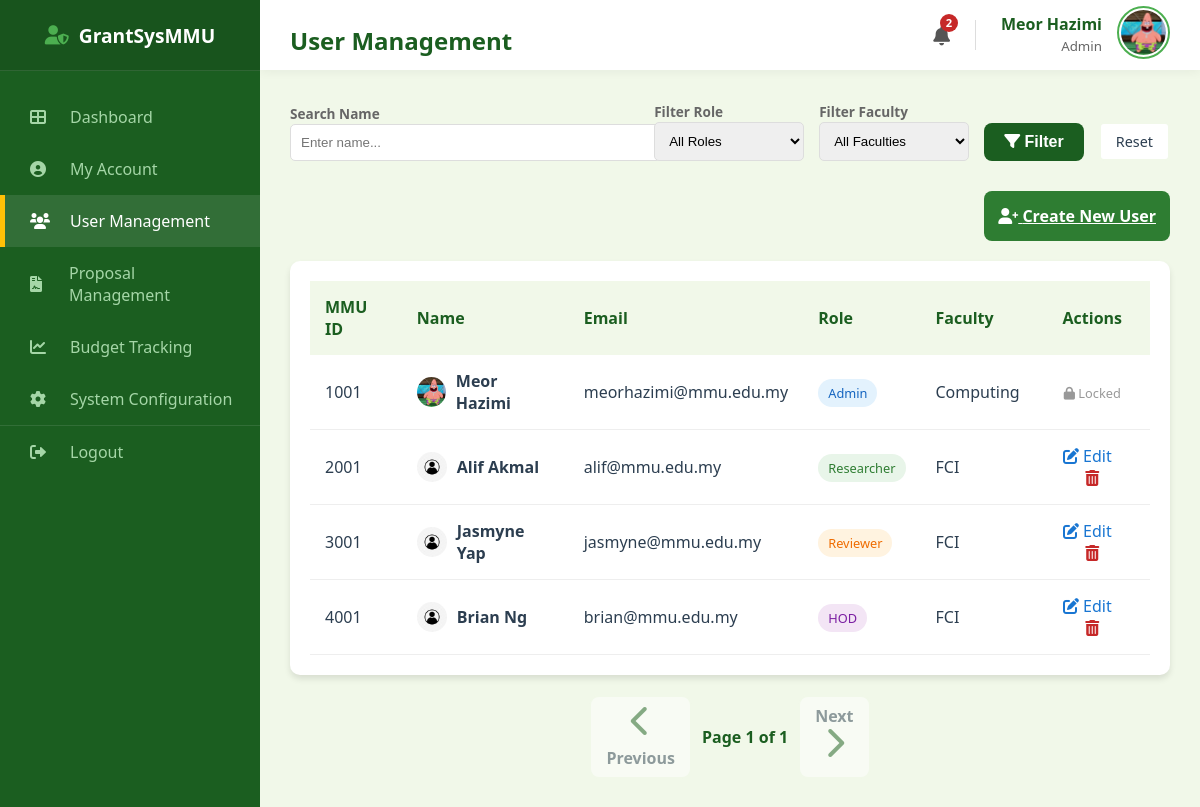
/admin/users (signed in), run on the app's committed database.
### models.py (models this page shows, shortened)
class User(db.Model):
    __tablename__ = 'user'
    mmu_id = db.Column(db.Integer, primary_key=True)
    name = db.Column(db.String(150), nullable=False)
    email = db.Column(db.String(100), unique=True, nullable=False)
    password = db.Column(db.String(100), nullable=False)
    faculty = db.Column(db.String(100), nullable=False)
    user_role = db.Column(db.String(25), nullable=False)
    profile_image = db.Column(db.String(20), nullable=False, default='default.jpg')
    phone_number = db.Column(db.String(20), nullable=True)
    admin_profile = db.relationship('Admin', backref='user_info', uselist=False, cascade="all, delete-orphan")
    researcher_profile = db.relationship('Researcher', backref='user_info', uselist=False, cascade="all, delete-orphan")
    reviewer_profile = db.relationship('Reviewer', backref='user_info', uselist=False, cascade="all, delete-orphan")
    hod_profile = db.relationship('HOD', backref='user_info', uselist=False, cascade="all, delete-orphan")

### main.py (the view)
@app.route("/admin/users")
def admin_user_management():
    if session.get("role") != "Admin":
        return redirect(url_for("admin_login"))
    search_query = request.args.get("search", "")
    filter_role = request.args.get("role", "")
    filter_faculty = request.args.get("faculty", "")
    page = request.args.get("page", 1, type=int)
    per_page = 8
    query = User.query
    if search_query:
        query = query.filter(User.name.ilike(f"%{search_query}%"))
    if filter_role:
        query = query.filter_by(user_role=filter_role)
    if filter_faculty:
        query = query.filter_by(faculty=filter_faculty)
    pagination = query.paginate(page=page, per_page=per_page, error_out=False)
    return render_template(
        "admin_user_management.html",
        users=pagination.items,
        pagination=pagination,
        user=User.query.get(session["user_id"]),
        faculties=Faculty.query.all(),  # Pass dynamic faculty list
    )

### main.py (called while the page is built)
@app.context_processor
def inject_notifications():
    if "user_id" in session:
        unread = Notification.query.filter_by(
            recipient_id=session["user_id"], is_read=False
        ).count()
        return dict(unread_notifications=unread)
    return dict(unread_notifications=0)

### templates/admin_user_management.html (shortened to what this page needs)
<!DOCTYPE html>
<html lang="en">
<head>
    <link rel="stylesheet" type="text/css" href="{{ url_for('static', filename='style.css') }}">
    <link rel="stylesheet" href="https://cdnjs.cloudflare.com/ajax/libs/font-awesome/6.0.0/css/all.min.css">
</head>
<body>
    <div class="dashboard-container">
        <div class="sidebar">
            <div class="sidebar-header">
                <i class="fas fa-user-shield" style="margin-right: 10px; color: var(--secondary-color);"></i> GrantSysMMU
            </div>
            <ul class="sidebar-menu">
                <li><a href="{{ url_for('admin_dashboard') }}"><i class="fas fa-th-large"></i> Dashboard</a></li>
                <li><a href="{{ url_for('admin_profile') }}"><i class="fas fa-user-circle"></i> My Account</a></li>
                <li class="active"><a href="{{ url_for('admin_user_management') }}"><i class="fas fa-users"></i> User
                        Management</a></li>
                <li><a href="{{ url_for('admin_proposal_management') }}"><i class="fas fa-file-contract"></i> Proposal
                        Management</a></li>
                <li><a href="#"><i class="fas fa-chart-line"></i> Budget Tracking</a></li>
                <li><a href="{{ url_for('admin_system_data') }}"><i class="fas fa-cog"></i> System Configuration</a>
                </li>
                <li style="margin-top: auto; border-top: 1px solid rgba(255,255,255,0.1);">
                    <a href="{{ url_for('logout') }}"><i class="fas fa-sign-out-alt"></i> Logout</a>
                </li>
            </ul>
        </div>
        <div class="main-content">
            <div class="top-bar">
                <h2>User Management</h2>
                <div style="display: flex; align-items: center; gap: 25px;">
                    <a href="{{ url_for('view_notifications') }}"
                        style="position: relative; color: #555; font-size: 1.2rem; text-decoration: none;">
                        <i class="fas fa-bell"></i>
                        {% if unread_notifications > 0 %}
                        <span
                            style="position: absolute; top: -8px; right: -8px; background: #c62828; color: white; border-radius: 50%; width: 18px; height: 18px; font-size: 0.7rem; display: flex; align-items: center; justify-content: center; font-weight: bold;">
                            {{ unread_notifications }}
                        </span>
                        {% endif %}
                    </a>
                    <div style="display: flex; align-items: center; gap: 15px;">
                        <div style="text-align: right; line-height: 1.3;">
                            <span style="display: block; font-weight: bold; color: #1b5e20;">{{ user.name }}</span>
                            <small style="color: #666;">Admin</small>
                        </div>
                        <a href="{{ url_for('admin_profile') }}">
                            <img src="{{ url_for('static', filename='profile_pics/' + user.profile_image) }}"
                                alt="Profile"
                                style="width: 45px; height: 45px; border-radius: 50%; object-fit: cover; border: 2px solid #4caf50; padding: 2px;">
                        </a>
                    </div>
                </div>
            </div>
            <div class="content-wrapper">
                <div class="section-card" style="margin-bottom: 20px;">
                    <form method="GET" action="{{ url_for('admin_user_management') }}"
                        style="display: flex; gap: 15px; align-items: flex-end; flex-wrap: wrap;">
                        <div style="flex: 1; min-width: 200px;">
                            <label style="font-size: 0.85rem; color: #666; font-weight: bold;">Search Name</label>
                            <input type="text" name="search" placeholder="Enter name..."
                                value="{{ request.args.get('search', '') }}"
                                style="width: 100%; padding: 10px; border: 1px solid #ddd; border-radius: 5px;">
                        </div>
                        <div style="width: 150px;">
                            <label style="font-size: 0.85rem; color: #666; font-weight: bold;">Filter Role</label>
                            <select name="role"
                                style="width: 100%; padding: 10px; border: 1px solid #ddd; border-radius: 5px;">
                                <option value="">All Roles</option>
                            </select>
                        </div>
                        <div style="width: 150px;">
                            <label style="font-size: 0.85rem; color: #666; font-weight: bold;">Filter Faculty</label>
                            <select name="faculty"
                                style="width: 100%; padding: 10px; border: 1px solid #ddd; border-radius: 5px;">
                                <option value="">All Faculties</option>
                            </select>
                        </div>
                        <button type="submit" class="btn-primary" style="width: auto; margin: 0; padding: 10px 20px;"><i
                                class="fas fa-filter"></i> Filter</button>
                        <a href="{{ url_for('admin_user_management') }}" class="btn-outline"
                            style="width: auto; padding: 8px 15px; border-radius: 5px; font-weight: normal; font-size: 0.9rem;">Reset</a>
                    </form>
                </div>
                <div style="margin-bottom: 20px; text-align: right;">
                    <a href="{{ url_for('admin_create_user') }}" class="btn-primary"
                        style="display: inline-block; width: auto; background-color: #2e7d32;">
                        <i class="fas fa-user-plus"></i> Create New User
                    </a>
                </div>
                <div class="table-card">
                    <table style="width: 100%; border-collapse: collapse;">
                        <thead>
                            <tr style="background: #f1f8e9; color: #1b5e20; text-align: left;">
                                <th style="padding: 15px;">MMU ID</th>
                                <th style="padding: 15px;">Name</th>
                                <th style="padding: 15px;">Email</th>
                                <th style="padding: 15px;">Role</th>
                                <th style="padding: 15px;">Faculty</th>
                                <th style="padding: 15px; text-align: center;">Actions</th>
                            </tr>
                        </thead>
                        <tbody>
                            {% for u in users %}
                            <tr style="border-bottom: 1px solid #eee;">
                                <td style="padding: 15px;">{{ u.mmu_id }}</td>
                                <td style="padding: 15px; font-weight: bold;">
                                    <div style="display: flex; align-items: center; gap: 10px;">
                                        <img src="{{ url_for('static', filename='profile_pics/' + u.profile_image) }}"
                                            style="width: 30px; height: 30px; border-radius: 50%; object-fit: cover;">
                                        {{ u.name }}
                                    </div>
                                </td>
                                <td style="padding: 15px;">{{ u.email }}</td>
                                <td style="padding: 15px;">
                                    <span style="padding: 5px 10px; border-radius: 15px; font-size: 0.8rem;
                                    {% if u.user_role == 'Admin' %}background:#e3f2fd; color:#1565c0;
                                    {% elif u.user_role == 'Researcher' %}background:#e8f5e9; color:#2e7d32;
                                    {% elif u.user_role == 'Reviewer' %}background:#fff3e0; color:#ef6c00;
                                    {% else %}background:#f3e5f5; color:#7b1fa2;{% endif %}">
                                        {{ u.user_role }}
                                    </span>
                                </td>
                                <td style="padding: 15px;">{{ u.faculty }}</td>
                                <td style="padding: 15px; text-align: center;">
                                    {% if u.user_role != 'Admin' %}
                                    <a href="{{ url_for('admin_edit_user', user_id=u.mmu_id) }}"
                                        style="color: #1976d2; margin-right: 10px; text-decoration: none;">
                                        <i class="fas fa-edit"></i> Edit
                                    </a>
                                    <form action="{{ url_for('admin_delete_user', user_id=u.mmu_id) }}" method="POST"
                                        style="display: inline;"
                                        onsubmit="return confirm('Are you sure you want to delete this user? This cannot be undone.');">
                                        <button type="submit"
                                            style="background: none; border: none; color: #c62828; cursor: pointer; font-size: 1rem;">
                                            <i class="fas fa-trash-alt"></i>
                                        </button>
                                    </form>
                                    {% else %}
                                    <span style="color: #999; font-size: 0.8rem;"><i class="fas fa-lock"></i>
                                        Locked</span>
                                    {% endif %}
                                </td>
                            </tr>
                            {% else %}
                            <tr>
                                <td colspan="6" style="padding: 20px; text-align: center; color: #777;">No users found
                                    matching criteria.</td>
                            </tr>
                            {% endfor %}
                        </tbody>
                    </table>
                </div>
                <div style="margin-top: 20px; display: flex; justify-content: center; align-items: center; gap: 10px;">
                    {% if pagination.has_prev %}
                    <a href="{{ url_for('admin_user_management', page=pagination.prev_num, search=request.args.get('search'), role=request.args.get('role'), faculty=request.args.get('faculty')) }}"
                        class="btn-outline" style="padding: 8px 15px;">
                        <i class="fas fa-chevron-left"></i> Previous
                    </a>
                    {% else %}
                    <span class="btn-outline" style="padding: 8px 15px; opacity: 0.5; cursor: not-allowed;">
                        <i class="fas fa-chevron-left"></i> Previous
                    </span>
                    {% endif %}
                    <span style="font-weight: bold; color: #1b5e20;">
                        Page {{ pagination.page }} of {{ pagination.pages }}
                    </span>
                    {% if pagination.has_next %}
                    <a href="{{ url_for('admin_user_management', page=pagination.next_num, search=request.args.get('search'), role=request.args.get('role'), faculty=request.args.get('faculty')) }}"
                        class="btn-outline" style="padding: 8px 15px;">
                        Next <i class="fas fa-chevron-right"></i>
                    </a>
                    {% else %}
                    <span class="btn-outline" style="padding: 8px 15px; opacity: 0.5; cursor: not-allowed;">
                        Next <i class="fas fa-chevron-right"></i>
                    </span>
                    {% endif %}
                </div>
            </div>
        </div>
    </div>
</body>
</html>

### static/style.css (style rules this page uses)
:root { --primary-color: #1b5e20; --secondary-color: #4caf50; --accent-color: #ffc107; --bg-light: #f1f8e9; --white: #ffffff; --text-dark: #2c3e50; --text-muted: #607d8b; --sidebar-width: 260px; --shadow: 0 4px 6px rgba(0, 0, 0, 0.1); }
body { font-family: 'Segoe UI', 'Roboto', Helvetica, Arial, sans-serif; margin: 0; padding: 0; background-color: var(--bg-light); color: var(--text-dark); }
.dashboard-container { display: flex; min-height: 100vh; }
.sidebar { width: var(--sidebar-width); background-color: var(--primary-color); color: white; display: flex; flex-direction: column; position: fixed; height: 100%; z-index: 100; }
.sidebar-header { height: 70px; display: flex; align-items: center; justify-content: center; background-color: rgba(0, 0, 0, 0.1); font-size: 1.2rem; font-weight: bold; border-bottom: 1px solid rgba(255, 255, 255, 0.1); }
.sidebar-menu { list-style: none; padding: 0; margin: 20px 0; }
.sidebar-menu li a { display: flex; align-items: center; padding: 15px 25px; color: #a5d6a7; text-decoration: none; transition: 0.3s; border-left: 5px solid transparent; }
.sidebar-menu li a:hover, .sidebar-menu li.active a { background-color: rgba(255, 255, 255, 0.1); color: white; border-left-color: var(--accent-color); }
.sidebar-menu li a i { width: 30px; margin-right: 10px; }
.main-content { margin-left: var(--sidebar-width); width: calc(100% - var(--sidebar-width)); background-color: var(--bg-light); display: flex; flex-direction: column; }
.top-bar { width: 100%; height: 70px; background: white; display: flex; align-items: center; justify-content: space-between; padding: 0 30px; box-shadow: 0 2px 10px rgba(0, 0, 0, 0.05); box-sizing: border-box; position: sticky; top: 0; z-index: 50; }
.content-wrapper { padding: 30px; }
.btn-primary { background-color: var(--primary-color); color: white; border: none; padding: 14px; width: 100%; font-size: 1rem; font-weight: 600; border-radius: 8px; cursor: pointer; transition: background 0.3s; margin-top: 10px; }
.btn-outline { background: white; border: 2px solid var(--bg-light); color: var(--text-dark); padding: 20px; border-radius: 10px; text-decoration: none; font-weight: 600; transition: all 0.3s; display: flex; flex-direction: column; align-items: center; justify-content: center; }
.btn-outline i { font-size: 2rem; margin-bottom: 10px; color: var(--primary-color); }
.table-card { background: white; padding: 20px; border-radius: 10px; box-shadow: var(--shadow); }
h2 { margin-bottom: 0.5rem; color: var(--primary-color); }

### data on the page
User: name "Meor Hazimi", profile_image (picture), mmu_id "1001", email "meorhazimi@mmu.edu.my", user_role "Admin", faculty "Computing", shows "Locked"
User: mmu_id "2001", profile_image (placeholder picture), name "Alif Akmal", email "alif@mmu.edu.my", user_role "Researcher", faculty "FCI"
User: mmu_id "3001", profile_image (placeholder picture), name "Jasmyne Yap", email "jasmyne@mmu.edu.my", user_role "Reviewer", faculty "FCI"
User: mmu_id "4001", profile_image (placeholder picture), name "Brian Ng", email "brian@mmu.edu.my", user_role "HOD", faculty "FCI"

### other printed values
{{ unread_notifications }} "2"
{{ pagination.page }} "1"
{{ pagination.pages }} "1"
